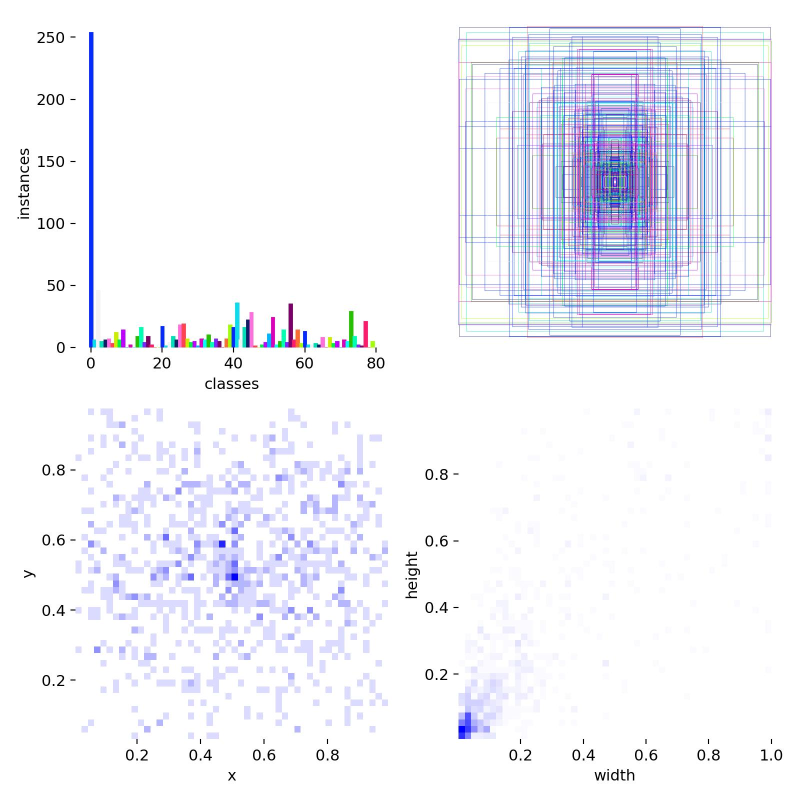
#> input picture runs/detect/train/labels.jpg, 1600 x 1600 px (shown at 1/2 size); its folder holds only this picture in this run
$ python stats.py
#> lines starting #> are read from the running program, lines starting #| are printed output that depends on the picture; long printed decimals are rounded
# Computes dataset channel mean and standard deviation for the PyTorch image pipeline
# Streamlines 1 image at a time to prevent OOM (no batch_size)
# Aggregates 'train', 'val', and 'test' under 'images'
# Uses RGB, bilinear resize, (C, H, W), and 1/255.0 scaling
# Saves 'stats_<image_size>.npy' in the <dataset_name> folder

import os
import numpy as np
from PIL import Image
from pathlib import Path

# Constants
DATASET_NAME = "coco_custom_match"
IMAGE_SIZE = 640


# Return base directory, two levels up from this file's location
BASE_DIR = Path(__file__).resolve().parent.parent


SUPPORTED_IMAGE_EXTENSIONS = {".jpg", ".jpeg", ".png", ".tif", ".tiff"}


def _get_sorted_image_files(dataset_dir):
    """Get supported image files, sorted numerically when possible and otherwise by name."""

    def _numeric_sort_key(path):
        stem = Path(path).stem
        return (0, int(stem)) if stem.isdigit() else (1, stem)

    # For train, val, test subdirs
    image_files = []
    sub_dirs = ["train", "val", "test"]
    for sub_dir in sub_dirs:
        img_dir = os.path.join(dataset_dir, "images", sub_dir)
        if os.path.exists(img_dir):
            # Only images directly in img_dir, not deeper
            files = [
                str(path)
                for path in Path(img_dir).iterdir()
                if path.is_file() and path.suffix.lower() in SUPPORTED_IMAGE_EXTENSIONS
            ]
            image_files.extend(files)
    return sorted(image_files, key=_numeric_sort_key)


def compute_and_save_stats(dataset_name=DATASET_NAME, image_size=IMAGE_SIZE):
    dataset_dir = os.path.join(BASE_DIR, "datasets", dataset_name)
    sorted_files = _get_sorted_image_files(dataset_dir)
    n = len(sorted_files)
    if n == 0:
        raise FileNotFoundError(f"No supported image files found under {os.path.join(dataset_dir, 'images')}")
    print(f"Found {n} images")

    # To avoid memory overflow, compute mean and std incrementally
    pixel_count_per_img = image_size * image_size

    # Initialize accumulators for sum and sum of squares for each channel
    channels = 3
    sum_ = np.zeros(channels, dtype=np.float64)
    sum_sq_ = np.zeros(channels, dtype=np.float64)

    for idx, file_path in enumerate(sorted_files):
        try:
            # Read image, transform to RGB, resize and normalize
            with Image.open(file_path).convert("RGB") as img:
                # Use bilinear interpolation while computing dataset statistics
#> img is the input picture: PIL image 1600x1600 RGB; mean R, G, B 242.9, 243.5, 249.2
                img_resized = img.resize((image_size, image_size), Image.BILINEAR)
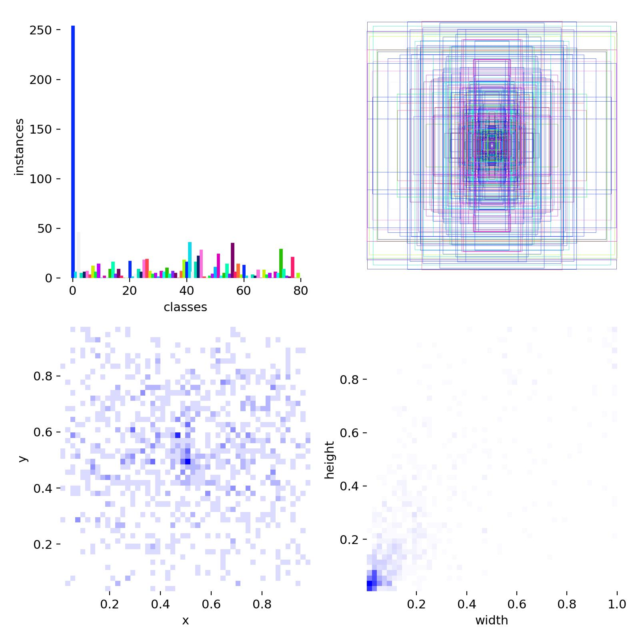
#> img_resized: PIL image 640x640 RGB; mean R, G, B 242.9, 243.5, 249.2
                # Convert to numpy array (H, W, C) and normalize to [0, 1]
                arr = np.array(img_resized, dtype=np.float32) / 255.0
                # Transform to (C, H, W)
                arr = np.transpose(arr, (2, 0, 1))
                # Accumulate the sum and sum of squares for each channel
                # sum_ and sum_sq_ are of shape (3,) for RGB channels
                sum_ += np.sum(arr, axis=(1, 2))
#> sum_ = [390078.6, 391054.6, 400184.9]
                sum_sq_ += np.sum(arr**2, axis=(1, 2))
#> sum_sq_ = [378020.5, 379324.2, 393543.5]

        except Exception as e:
            print(f"Failed to read image {file_path}: {e}")
            continue

        # Print progress every 500 images or at the end
        if (idx + 1) % 500 == 0 or (idx + 1) == n:
            print(f"Processed: {idx + 1}/{n}")

    # Calculate final channel wise mean and std
    total_pixels = n * pixel_count_per_img
    mean = sum_ / total_pixels
#> mean = [0.952, 0.955, 0.977]
    # Variance = E[X^2] - (E[X])^2
    var = (sum_sq_ / total_pixels) - (mean**2)
#> var = [0.0159, 0.0146, 0.00624]
    # Ensure no small negative values due to floating point errors
    var = np.clip(var, a_min=0, a_max=None)
    std = np.sqrt(var)
#> std = [0.126, 0.121, 0.079]
    # mean and std are of shape (3,) for RGB channels
    stats = {"mean": mean.astype(np.float32), "std": std.astype(np.float32)}
#> stats = {'mean': [0.952, 0.955, 0.977], 'std': [0.126, 0.121, 0.079]}

    # Keep statistics for different input sizes in separate files
    output_path = os.path.join(dataset_dir, f"stats_{image_size}.npy")
    np.save(output_path, stats)
    print(f"Statistics computation completed! Saved to: {output_path}")
    print(f"Mean: {stats['mean']}, Std: {stats['std']}")
#| Mean: [0.9523 0.9547  0.977  ], Std: [0.1263 0.1208  0.07901]


if __name__ == "__main__":
    import argparse

    parser = argparse.ArgumentParser(description="Compute dataset stats_<image_size>.npy for mean and std")
    parser.add_argument("--dataset", type=str, default=DATASET_NAME, help="Name of the dataset")
    parser.add_argument("--image-size", type=int, default=IMAGE_SIZE, help="Output image size")
    args = parser.parse_args()
    compute_and_save_stats(dataset_name=args.dataset, image_size=args.image_size)
